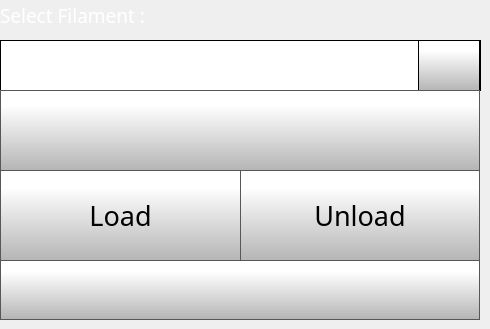
    <widget class="QWidget" name="changeFilamentPage">
     <widget class="QLabel" name="selectFilamentlabel">
      <property name="geometry">
       <rect>
        <x>0</x>
        <y>0</y>
        <width>381</width>
        <height>31</height>
       </rect>
      </property>
      <property name="font">
       <font>
        <family>Gotham Light</family>
        <pointsize>14</pointsize>
        <weight>50</weight>
        <bold>false</bold>
       </font>
      </property>
      <property name="styleSheet">
       <string notr="true">color: rgb(255, 255, 255);</string>
      </property>
      <property name="text">
       <string>Select Filament :</string>
      </property>
     </widget>
     <widget class="QComboBox" name="changeFilamentComboBox">
      <property name="geometry">
       <rect>
        <x>0</x>
        <y>40</y>
        <width>481</width>
        <height>51</height>
       </rect>
      </property>
      <property name="font">
       <font>
        <family>Gotham</family>
        <pointsize>24</pointsize>
       </font>
      </property>
      <property name="styleSheet">
       <string notr="true"> QScrollBar:vertical {
     border: 1px solid black;
border-radius: 5px;
    background-color: rgb(40,40,40);
     width: 60px;
     margin: 67px 0 67px 0;
 }

/* Sets up the color and height of handle */
QScrollBar::handle:vertical {
border-radius: 5px;
background: qlineargradient(spread:pad, x1:0, y1:1, x2:0, y2:0.188, stop:0 rgba(180, 180, 180, 255), stop:1 rgba(255, 255, 255, 255));
min-height: 7px;
}


QScrollBar::add-line:vertical {
     border: 1px solid black;
background: qlineargradient(spread:pad, x1:0, y1:1, x2:0, y2:0.188, stop:0 rgba(180, 180, 180, 255), stop:1 rgba(255, 255, 255, 255));
     height:65px;
border-radius: 5px;
     subcontrol-position: bottom;
     subcontrol-origin: margin;
 }

 QScrollBar::sub-line:vertical {
     border: 1px solid black;
background: qlineargradient(spread:pad, x1:0, y1:1, x2:0, y2:0.188, stop:0 rgba(180, 180, 180, 255), stop:1 rgba(255, 255, 255, 255));
     height: 65px;
border-radius: 5px;
     subcontrol-position: top;
     subcontrol-origin: margin;
 }

QScrollBar::up-arrow:vertical {
 image: url(./templates/img/arrows.png);
    width: 40px;
    height: 40px;
 padding: 5px;
 }
QScrollBar::down-arrow:vertical {
 image: url(./templates/img/arrows-5.png);
    width: 40px;
    height: 40px;
 padding: 5px;
 }

/* need this to get rid of crosshatching on scrollbar background */
QScrollBar::add-page:vertical, QScrollBar::sub-page:vertical {
background: none;
}

QComboBox {
border: 1px solid black;
    padding: 0px 18px 0px 3px;
    min-width: 6em;

}

QComboBox::item {
	color: rgb(255, 255, 255);
}

QComboBox:editable {
    background: white;
}

QComboBox:!editable, QComboBox::drop-down:editable {
background: white;
}

/* QComboBox gets the &quot;on&quot; state when the popup is open */
QComboBox:!editable:on, QComboBox::drop-down:editable:on {
background: white;
}


QComboBox::drop-down {
border-left: 1px solid black;
border-right: 1px solid black;
	background-color: qlineargradient(spread:pad, x1:0, y1:1, x2:0, y2:0.188, stop:0 rgba(180, 180, 180, 255), stop:1 rgba(255, 255, 255, 255));
    width: 60px;
     height: 50px;

}

QComboBox::down-arrow {

image: url(./templates/img/arrows-5.png);
width: 30px;
height: 30px;

}


QComboBox QAbstractItemView {
    selection-background-color: rgb(40, 40, 40);
    background: white;
}</string>
      </property>
      <property name="editable">
       <bool>false</bool>
      </property>
      <property name="maxVisibleItems">
       <number>8</number>
      </property>
      <property name="iconSize">
       <size>
        <width>30</width>
        <height>30</height>
       </size>
      </property>
     </widget>
     <widget class="QPushButton" name="changeFilamentLoadButton">
      <property name="geometry">
       <rect>
        <x>0</x>
        <y>170</y>
        <width>241</width>
        <height>91</height>
       </rect>
      </property>
      <property name="font">
       <font>
        <family>Gotham</family>
        <pointsize>20</pointsize>
       </font>
      </property>
      <property name="styleSheet">
       <string notr="true">QPushButton {
     border: 1px solid rgb(87, 87, 87);
	background-color: qlineargradient(spread:pad, x1:0, y1:1, x2:0, y2:0.188, stop:0 rgba(180, 180, 180, 255), stop:1 rgba(255, 255, 255, 255));


}

QPushButton:pressed {
    background-color: qlineargradient(x1: 0, y1: 0, x2: 0, y2: 1,
                                      stop: 0 #dadbde, stop: 1 #f6f7fa);
}

QPushButton:flat {
    border: none; /* no border for a flat push button */
}

QPushButton:default {
    border-color: navy; /* make the default button prominent */
}

QPushButton:focus {
	outline: none;
}</string>
      </property>
      <property name="text">
       <string>Load</string>
      </property>
      <property name="icon">
       <iconset>
        <normaloff>templates/img/load.png</normaloff>templates/img/load.png</iconset>
      </property>
      <property name="iconSize">
       <size>
        <width>60</width>
        <height>60</height>
       </size>
      </property>
     </widget>
     <widget class="QPushButton" name="toolToggleChangeFilamentButton">
      <property name="geometry">
       <rect>
        <x>0</x>
        <y>90</y>
        <width>480</width>
        <height>81</height>
       </rect>
      </property>
      <property name="minimumSize">
       <size>
        <width>0</width>
        <height>0</height>
       </size>
      </property>
      <property name="font">
       <font>
        <family>Gotham</family>
        <pointsize>30</pointsize>
       </font>
      </property>
      <property name="styleSheet">
       <string notr="true">QPushButton {
     border: 1px solid rgb(87, 87, 87);
	background-color: qlineargradient(spread:pad, x1:0, y1:1, x2:0, y2:0.188, stop:0 rgba(180, 180, 180, 255), stop:1 rgba(255, 255, 255, 255));
}

QPushButton:pressed {
    background-color: qlineargradient(x1: 0, y1: 0, x2: 0, y2: 1,
                                      stop: 0 #dadbde, stop: 1 #f6f7fa);
}

QPushButton:flat {
    border: none; /* no border for a flat push button */
}

QPushButton:default {
    border-color: navy; /* make the default button prominent */
}

QPushButton:focus {
	outline: none;
}</string>
      </property>
      <property name="text">
       <string/>
      </property>
      <property name="icon">
       <iconset>
        <normaloff>templates/img/NozzleSelect_0.png</normaloff>
        <normalon>templates/img/NozzleSelect_1.png</normalon>templates/img/NozzleSelect_0.png</iconset>
      </property>
      <property name="iconSize">
       <size>
        <width>120</width>
        <height>50</height>
       </size>
      </property>
      <property name="checkable">
       <bool>true</bool>
      </property>
      <property name="checked">
       <bool>false</bool>
      </property>
      <property name="autoDefault">
       <bool>false</bool>
      </property>
      <property name="default">
       <bool>false</bool>
      </property>
      <property name="flat">
       <bool>false</bool>
      </property>
     </widget>
     <widget class="QPushButton" name="changeFilamentUnloadButton">
      <property name="geometry">
       <rect>
        <x>240</x>
        <y>170</y>
        <width>240</width>
        <height>91</height>
       </rect>
      </property>
      <property name="font">
       <font>
        <family>Gotham</family>
        <pointsize>20</pointsize>
       </font>
      </property>
      <property name="styleSheet">
       <string notr="true">QPushButton {
     border: 1px solid rgb(87, 87, 87);
	background-color: qlineargradient(spread:pad, x1:0, y1:1, x2:0, y2:0.188, stop:0 rgba(180, 180, 180, 255), stop:1 rgba(255, 255, 255, 255));


}

QPushButton:pressed {
    background-color: qlineargradient(x1: 0, y1: 0, x2: 0, y2: 1,
                                      stop: 0 #dadbde, stop: 1 #f6f7fa);
}

QPushButton:flat {
    border: none; /* no border for a flat push button */
}

QPushButton:default {
    border-color: navy; /* make the default button prominent */
}

QPushButton:focus {
	outline: none;
}</string>
      </property>
      <property name="text">
       <string>Unload</string>
      </property>
      <property name="icon">
       <iconset>
        <normaloff>templates/img/unload.png</normaloff>templates/img/unload.png</iconset>
      </property>
      <property name="iconSize">
       <size>
        <width>60</width>
        <height>60</height>
       </size>
      </property>
     </widget>
     <widget class="QPushButton" name="changeFilamentBackButton">
      <property name="geometry">
       <rect>
        <x>0</x>
        <y>260</y>
        <width>480</width>
        <height>60</height>
       </rect>
      </property>
      <property name="minimumSize">
       <size>
        <width>0</width>
        <height>0</height>
       </size>
      </property>
      <property name="font">
       <font>
        <family>Gotham Light</family>
        <pointsize>9</pointsize>
       </font>
      </property>
      <property name="styleSheet">
       <string notr="true">QPushButton {
     border: 1px solid rgb(87, 87, 87);
	background-color: qlineargradient(spread:pad, x1:0, y1:1, x2:0, y2:0.188, stop:0 rgba(180, 180, 180, 255), stop:1 rgba(255, 255, 255, 255));


}

QPushButton:pressed {
    background-color: qlineargradient(x1: 0, y1: 0, x2: 0, y2: 1,
                                      stop: 0 #dadbde, stop: 1 #f6f7fa);
}

QPushButton:flat {
    border: none; /* no border for a flat push button */
}

QPushButton:default {
    border-color: navy; /* make the default button prominent */
}

QPushButton:focus {
	outline: none;
}</string>
      </property>
      <property name="text">
       <string/>
      </property>
      <property name="icon">
       <iconset>
        <normaloff>templates/img/arrows-4.png</normaloff>templates/img/arrows-4.png</iconset>
      </property>
      <property name="iconSize">
       <size>
        <width>50</width>
        <height>50</height>
       </size>
      </property>
      <property name="checkable">
       <bool>false</bool>
      </property>
      <property name="autoDefault">
       <bool>false</bool>
      </property>
      <property name="default">
       <bool>false</bool>
      </property>
      <property name="flat">
       <bool>false</bool>
      </property>
     </widget>
    </widget>
